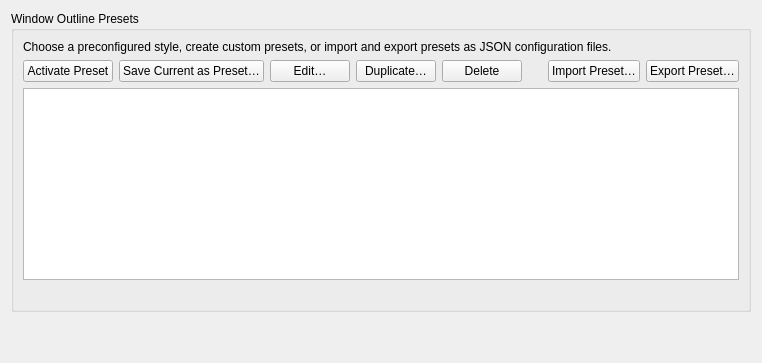
     <widget class="QWidget" name="tabPresets">
      <attribute name="title">
       <string>Presets</string>
      </attribute>
      <layout class="QVBoxLayout" name="verticalLayoutPresets">
       <item>
        <widget class="QGroupBox" name="groupPresets">
         <property name="title">
          <string>Window Outline Presets</string>
         </property>
         <layout class="QVBoxLayout" name="layoutGroupPresets">
          <item>
           <widget class="QLabel" name="labelPresetsHelp">
            <property name="text">
             <string>Choose a preconfigured style, create custom presets, or import and export presets as JSON configuration files.</string>
            </property>
            <property name="wordWrap">
             <bool>true</bool>
            </property>
           </widget>
          </item>
          <item>
           <layout class="QHBoxLayout" name="layoutPresetActions">
            <item>
             <widget class="QPushButton" name="btnActivatePreset">
              <property name="text">
               <string>Activate Preset</string>
              </property>
              <property name="icon">
               <iconset theme="dialog-ok"/>
              </property>
              <property name="toolTip">
               <string>Apply the selected preset settings to the outline configuration</string>
              </property>
             </widget>
            </item>
            <item>
             <widget class="QPushButton" name="btnNewPreset">
              <property name="text">
               <string>Save Current as Preset…</string>
              </property>
              <property name="icon">
               <iconset theme="document-save"/>
              </property>
              <property name="toolTip">
               <string>Save current configuration as a new preset</string>
              </property>
             </widget>
            </item>
            <item>
             <widget class="QPushButton" name="btnEditPreset">
              <property name="text">
               <string>Edit…</string>
              </property>
              <property name="icon">
               <iconset theme="document-edit"/>
              </property>
              <property name="toolTip">
               <string>Edit name and description of the selected preset</string>
              </property>
             </widget>
            </item>
            <item>
             <widget class="QPushButton" name="btnDuplicatePreset">
              <property name="text">
               <string>Duplicate…</string>
              </property>
              <property name="icon">
               <iconset theme="edit-copy"/>
              </property>
              <property name="toolTip">
               <string>Duplicate the selected preset under a new name</string>
              </property>
             </widget>
            </item>
            <item>
             <widget class="QPushButton" name="btnDeletePreset">
              <property name="text">
               <string>Delete</string>
              </property>
              <property name="icon">
               <iconset theme="edit-delete"/>
              </property>
              <property name="toolTip">
               <string>Delete the selected preset</string>
              </property>
             </widget>
            </item>
            <item>
             <spacer name="spacerPresetActions">
              <property name="orientation">
               <enum>Qt::Horizontal</enum>
              </property>
              <property name="sizeHint" stdset="0">
               <size>
                <width>20</width>
                <height>20</height>
               </size>
              </property>
             </spacer>
            </item>
            <item>
             <widget class="QPushButton" name="btnImportPreset">
              <property name="text">
               <string>Import Preset…</string>
              </property>
              <property name="icon">
               <iconset theme="document-import"/>
              </property>
              <property name="toolTip">
               <string>Import a preset from a JSON configuration file</string>
              </property>
             </widget>
            </item>
            <item>
             <widget class="QPushButton" name="btnExportPreset">
              <property name="text">
               <string>Export Preset…</string>
              </property>
              <property name="icon">
               <iconset theme="document-export"/>
              </property>
              <property name="toolTip">
               <string>Export the selected preset to an external JSON configuration file</string>
              </property>
             </widget>
            </item>
           </layout>
          </item>
          <item>
           <widget class="QTableWidget" name="tablePresets">
            <property name="alternatingRowColors">
             <bool>true</bool>
            </property>
            <property name="selectionMode">
             <enum>QAbstractItemView::SingleSelection</enum>
            </property>
            <property name="selectionBehavior">
             <enum>QAbstractItemView::SelectRows</enum>
            </property>
            <property name="showGrid">
             <bool>true</bool>
            </property>
           </widget>
          </item>
          <item>
           <widget class="QLabel" name="labelPresetStatus">
            <property name="text">
             <string/>
            </property>
            <property name="wordWrap">
             <bool>true</bool>
            </property>
           </widget>
          </item>
         </layout>
        </widget>
       </item>
       <item>
        <spacer name="verticalSpacerPresets">
         <property name="orientation">
          <enum>Qt::Vertical</enum>
         </property>
         <property name="sizeHint" stdset="0">
          <size>
           <width>20</width>
           <height>40</height>
          </size>
         </property>
        </spacer>
       </item>
      </layout>
     </widget>
